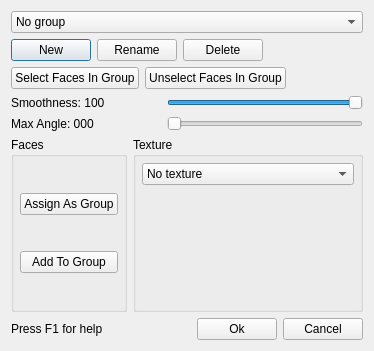
<?xml version="1.0" encoding="UTF-8"?>
<ui version="4.0">
 <class>GroupWinBase</class>
 <widget class="QDialog" name="GroupWinBase">
  <property name="geometry">
   <rect>
    <x>0</x>
    <y>0</y>
    <width>374</width>
    <height>351</height>
   </rect>
  </property>
  <property name="windowTitle">
   <string>Groups</string>
  </property>
  <layout class="QVBoxLayout">
   <property name="spacing">
    <number>6</number>
   </property>
   <property name="leftMargin">
    <number>11</number>
   </property>
   <property name="topMargin">
    <number>11</number>
   </property>
   <property name="rightMargin">
    <number>11</number>
   </property>
   <property name="bottomMargin">
    <number>11</number>
   </property>
   <item>
    <widget class="QComboBox" name="m_groupComboBox">
     <item>
      <property name="text">
       <string>No group</string>
      </property>
     </item>
    </widget>
   </item>
   <item>
    <layout class="QHBoxLayout">
     <property name="spacing">
      <number>6</number>
     </property>
     <property name="leftMargin">
      <number>0</number>
     </property>
     <property name="topMargin">
      <number>0</number>
     </property>
     <property name="rightMargin">
      <number>0</number>
     </property>
     <property name="bottomMargin">
      <number>0</number>
     </property>
     <item>
      <widget class="QPushButton" name="m_newButton">
       <property name="text">
        <string>New</string>
       </property>
      </widget>
     </item>
     <item>
      <widget class="QPushButton" name="m_renameButton">
       <property name="text">
        <string>Rename</string>
       </property>
      </widget>
     </item>
     <item>
      <widget class="QPushButton" name="m_deleteButton">
       <property name="text">
        <string>Delete</string>
       </property>
      </widget>
     </item>
     <item>
      <spacer name="Spacer1">
       <property name="orientation">
        <enum>Qt::Horizontal</enum>
       </property>
       <property name="sizeType">
        <enum>QSizePolicy::Expanding</enum>
       </property>
       <property name="sizeHint" stdset="0">
        <size>
         <width>107</width>
         <height>0</height>
        </size>
       </property>
      </spacer>
     </item>
    </layout>
   </item>
   <item>
    <layout class="QHBoxLayout">
     <property name="spacing">
      <number>6</number>
     </property>
     <property name="leftMargin">
      <number>0</number>
     </property>
     <property name="topMargin">
      <number>0</number>
     </property>
     <property name="rightMargin">
      <number>0</number>
     </property>
     <property name="bottomMargin">
      <number>0</number>
     </property>
     <item>
      <widget class="QPushButton" name="m_selectFacesButton">
       <property name="text">
        <string>Select Faces In Group</string>
       </property>
      </widget>
     </item>
     <item>
      <widget class="QPushButton" name="m_unselectFacesButton">
       <property name="text">
        <string>Unselect Faces In Group</string>
       </property>
      </widget>
     </item>
     <item>
      <spacer name="Spacer2">
       <property name="orientation">
        <enum>Qt::Horizontal</enum>
       </property>
       <property name="sizeType">
        <enum>QSizePolicy::Expanding</enum>
       </property>
       <property name="sizeHint" stdset="0">
        <size>
         <width>91</width>
         <height>0</height>
        </size>
       </property>
      </spacer>
     </item>
    </layout>
   </item>
   <item>
    <layout class="QHBoxLayout">
     <property name="leftMargin">
      <number>0</number>
     </property>
     <property name="topMargin">
      <number>0</number>
     </property>
     <property name="rightMargin">
      <number>0</number>
     </property>
     <property name="bottomMargin">
      <number>0</number>
     </property>
     <item>
      <layout class="QVBoxLayout">
       <property name="leftMargin">
        <number>0</number>
       </property>
       <property name="topMargin">
        <number>0</number>
       </property>
       <property name="rightMargin">
        <number>0</number>
       </property>
       <property name="bottomMargin">
        <number>0</number>
       </property>
       <item>
        <widget class="QLabel" name="m_smoothLabel">
         <property name="minimumSize">
          <size>
           <width>150</width>
           <height>0</height>
          </size>
         </property>
         <property name="text">
          <string notr="true">Smoothness: 100</string>
         </property>
         <property name="wordWrap">
          <bool>false</bool>
         </property>
        </widget>
       </item>
       <item>
        <widget class="QLabel" name="m_angleLabel">
         <property name="text">
          <string notr="true">Max Angle: 000</string>
         </property>
         <property name="wordWrap">
          <bool>false</bool>
         </property>
        </widget>
       </item>
      </layout>
     </item>
     <item>
      <layout class="QVBoxLayout">
       <property name="leftMargin">
        <number>0</number>
       </property>
       <property name="topMargin">
        <number>0</number>
       </property>
       <property name="rightMargin">
        <number>0</number>
       </property>
       <property name="bottomMargin">
        <number>0</number>
       </property>
       <item>
        <widget class="QSlider" name="m_smoothSlider">
         <property name="maximum">
          <number>255</number>
         </property>
         <property name="value">
          <number>255</number>
         </property>
         <property name="orientation">
          <enum>Qt::Horizontal</enum>
         </property>
        </widget>
       </item>
       <item>
        <widget class="QSlider" name="m_angleSlider">
         <property name="maximum">
          <number>180</number>
         </property>
         <property name="pageStep">
          <number>18</number>
         </property>
         <property name="value">
          <number>0</number>
         </property>
         <property name="orientation">
          <enum>Qt::Horizontal</enum>
         </property>
        </widget>
       </item>
      </layout>
     </item>
    </layout>
   </item>
   <item>
    <layout class="QHBoxLayout">
     <property name="spacing">
      <number>6</number>
     </property>
     <property name="leftMargin">
      <number>0</number>
     </property>
     <property name="topMargin">
      <number>0</number>
     </property>
     <property name="rightMargin">
      <number>0</number>
     </property>
     <property name="bottomMargin">
      <number>0</number>
     </property>
     <item>
      <widget class="QGroupBox" name="m_facesGroupBox">
       <property name="title">
        <string>Faces</string>
       </property>
       <layout class="QVBoxLayout">
        <property name="spacing">
         <number>6</number>
        </property>
        <property name="leftMargin">
         <number>6</number>
        </property>
        <property name="topMargin">
         <number>6</number>
        </property>
        <property name="rightMargin">
         <number>6</number>
        </property>
        <property name="bottomMargin">
         <number>6</number>
        </property>
        <item>
         <widget class="QPushButton" name="m_assignAsGroupButton">
          <property name="text">
           <string>Assign As Group</string>
          </property>
         </widget>
        </item>
        <item>
         <widget class="QPushButton" name="m_addToGroupButton">
          <property name="text">
           <string>Add To Group</string>
          </property>
         </widget>
        </item>
       </layout>
      </widget>
     </item>
     <item>
      <widget class="QGroupBox" name="m_textureGroupBox">
       <property name="title">
        <string>Texture</string>
       </property>
       <layout class="QVBoxLayout">
        <property name="spacing">
         <number>6</number>
        </property>
        <property name="leftMargin">
         <number>6</number>
        </property>
        <property name="topMargin">
         <number>6</number>
        </property>
        <property name="rightMargin">
         <number>6</number>
        </property>
        <property name="bottomMargin">
         <number>6</number>
        </property>
        <item>
         <widget class="QComboBox" name="m_textureComboBox">
          <item>
           <property name="text">
            <string>No texture</string>
           </property>
          </item>
         </widget>
        </item>
        <item>
         <widget class="TextureFrame" name="m_textureFrame" native="true">
          <property name="sizePolicy">
           <sizepolicy hsizetype="Expanding" vsizetype="Expanding">
            <horstretch>0</horstretch>
            <verstretch>0</verstretch>
           </sizepolicy>
          </property>
         </widget>
        </item>
       </layout>
      </widget>
     </item>
    </layout>
   </item>
   <item>
    <layout class="QHBoxLayout">
     <property name="leftMargin">
      <number>0</number>
     </property>
     <property name="topMargin">
      <number>0</number>
     </property>
     <property name="rightMargin">
      <number>0</number>
     </property>
     <property name="bottomMargin">
      <number>0</number>
     </property>
     <item>
      <widget class="QLabel" name="textLabel4">
       <property name="text">
        <string>Press F1 for help</string>
       </property>
       <property name="wordWrap">
        <bool>false</bool>
       </property>
      </widget>
     </item>
     <item>
      <spacer name="Spacer3">
       <property name="orientation">
        <enum>Qt::Horizontal</enum>
       </property>
       <property name="sizeType">
        <enum>QSizePolicy::Expanding</enum>
       </property>
       <property name="sizeHint" stdset="0">
        <size>
         <width>40</width>
         <height>20</height>
        </size>
       </property>
      </spacer>
     </item>
     <item>
      <widget class="QPushButton" name="m_okButton">
       <property name="text">
        <string>Ok</string>
       </property>
      </widget>
     </item>
     <item>
      <widget class="QPushButton" name="m_cancelButton">
       <property name="text">
        <string>Cancel</string>
       </property>
      </widget>
     </item>
    </layout>
   </item>
  </layout>
 </widget>
 <layoutdefault spacing="6" margin="11"/>
 <customwidgets>
  <customwidget>
   <class>TextureFrame</class>
   <extends></extends>
   <header>textureframe.h</header>
  </customwidget>
 </customwidgets>
 <includes>
  <include location="local">textureframe.h</include>
 </includes>
 <resources/>
 <connections>
  <connection>
   <sender>m_okButton</sender>
   <signal>clicked()</signal>
   <receiver>GroupWinBase</receiver>
   <slot>accept()</slot>
   <hints>
    <hint type="sourcelabel">
     <x>20</x>
     <y>20</y>
    </hint>
    <hint type="destinationlabel">
     <x>20</x>
     <y>20</y>
    </hint>
   </hints>
  </connection>
  <connection>
   <sender>m_groupComboBox</sender>
   <signal>activated(int)</signal>
   <receiver>GroupWinBase</receiver>
   <slot>groupSelectedEvent(int)</slot>
   <hints>
    <hint type="sourcelabel">
     <x>20</x>
     <y>20</y>
    </hint>
    <hint type="destinationlabel">
     <x>20</x>
     <y>20</y>
    </hint>
   </hints>
  </connection>
  <connection>
   <sender>m_newButton</sender>
   <signal>clicked()</signal>
   <receiver>GroupWinBase</receiver>
   <slot>newClickedEvent()</slot>
   <hints>
    <hint type="sourcelabel">
     <x>20</x>
     <y>20</y>
    </hint>
    <hint type="destinationlabel">
     <x>20</x>
     <y>20</y>
    </hint>
   </hints>
  </connection>
  <connection>
   <sender>m_renameButton</sender>
   <signal>clicked()</signal>
   <receiver>GroupWinBase</receiver>
   <slot>renameClickedEvent()</slot>
   <hints>
    <hint type="sourcelabel">
     <x>20</x>
     <y>20</y>
    </hint>
    <hint type="destinationlabel">
     <x>20</x>
     <y>20</y>
    </hint>
   </hints>
  </connection>
  <connection>
   <sender>m_deleteButton</sender>
   <signal>clicked()</signal>
   <receiver>GroupWinBase</receiver>
   <slot>deleteClickedEvent()</slot>
   <hints>
    <hint type="sourcelabel">
     <x>20</x>
     <y>20</y>
    </hint>
    <hint type="destinationlabel">
     <x>20</x>
     <y>20</y>
    </hint>
   </hints>
  </connection>
  <connection>
   <sender>m_selectFacesButton</sender>
   <signal>clicked()</signal>
   <receiver>GroupWinBase</receiver>
   <slot>selectFacesClickedEvent()</slot>
   <hints>
    <hint type="sourcelabel">
     <x>20</x>
     <y>20</y>
    </hint>
    <hint type="destinationlabel">
     <x>20</x>
     <y>20</y>
    </hint>
   </hints>
  </connection>
  <connection>
   <sender>m_unselectFacesButton</sender>
   <signal>clicked()</signal>
   <receiver>GroupWinBase</receiver>
   <slot>unselectFacesClickedEvent()</slot>
   <hints>
    <hint type="sourcelabel">
     <x>20</x>
     <y>20</y>
    </hint>
    <hint type="destinationlabel">
     <x>20</x>
     <y>20</y>
    </hint>
   </hints>
  </connection>
  <connection>
   <sender>m_assignAsGroupButton</sender>
   <signal>clicked()</signal>
   <receiver>GroupWinBase</receiver>
   <slot>assignAsGroupClickedEvent()</slot>
   <hints>
    <hint type="sourcelabel">
     <x>20</x>
     <y>20</y>
    </hint>
    <hint type="destinationlabel">
     <x>20</x>
     <y>20</y>
    </hint>
   </hints>
  </connection>
  <connection>
   <sender>m_addToGroupButton</sender>
   <signal>clicked()</signal>
   <receiver>GroupWinBase</receiver>
   <slot>addToGroupClickedEvent()</slot>
   <hints>
    <hint type="sourcelabel">
     <x>20</x>
     <y>20</y>
    </hint>
    <hint type="destinationlabel">
     <x>20</x>
     <y>20</y>
    </hint>
   </hints>
  </connection>
  <connection>
   <sender>m_textureComboBox</sender>
   <signal>activated(int)</signal>
   <receiver>GroupWinBase</receiver>
   <slot>textureSelectedEvent(int)</slot>
   <hints>
    <hint type="sourcelabel">
     <x>20</x>
     <y>20</y>
    </hint>
    <hint type="destinationlabel">
     <x>20</x>
     <y>20</y>
    </hint>
   </hints>
  </connection>
  <connection>
   <sender>m_cancelButton</sender>
   <signal>clicked()</signal>
   <receiver>GroupWinBase</receiver>
   <slot>reject()</slot>
   <hints>
    <hint type="sourcelabel">
     <x>20</x>
     <y>20</y>
    </hint>
    <hint type="destinationlabel">
     <x>20</x>
     <y>20</y>
    </hint>
   </hints>
  </connection>
  <connection>
   <sender>m_smoothSlider</sender>
   <signal>valueChanged(int)</signal>
   <receiver>GroupWinBase</receiver>
   <slot>smoothChangedEvent(int)</slot>
   <hints>
    <hint type="sourcelabel">
     <x>20</x>
     <y>20</y>
    </hint>
    <hint type="destinationlabel">
     <x>20</x>
     <y>20</y>
    </hint>
   </hints>
  </connection>
  <connection>
   <sender>m_angleSlider</sender>
   <signal>valueChanged(int)</signal>
   <receiver>GroupWinBase</receiver>
   <slot>angleChangedEvent(int)</slot>
   <hints>
    <hint type="sourcelabel">
     <x>20</x>
     <y>20</y>
    </hint>
    <hint type="destinationlabel">
     <x>20</x>
     <y>20</y>
    </hint>
   </hints>
  </connection>
 </connections>
</ui>
